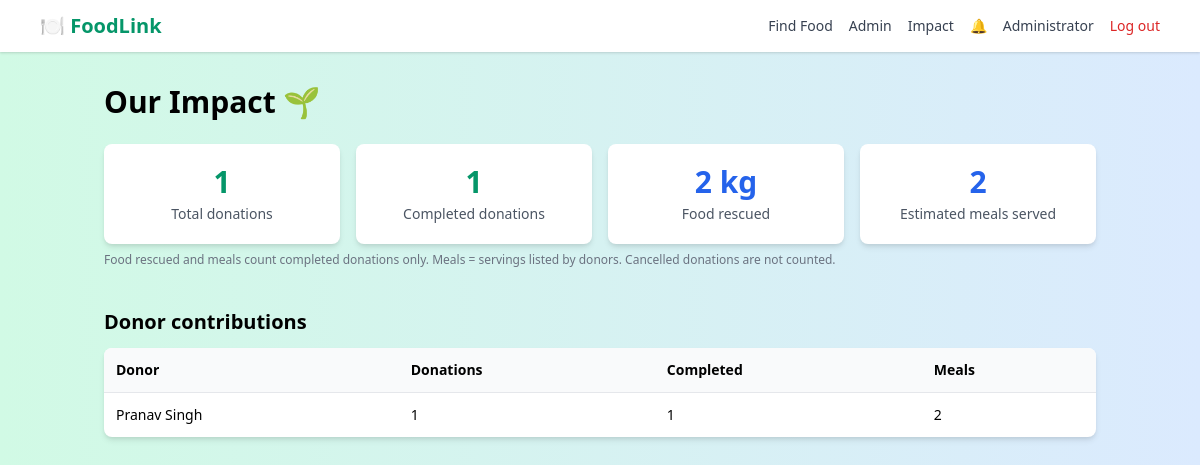
Page /impact (signed in) on the committed database.
### tables this page shows
CREATE TABLE users (
    id INTEGER PRIMARY KEY AUTOINCREMENT,
    role TEXT NOT NULL CHECK (role IN ('donor','ngo','admin')),
    name TEXT NOT NULL,
    email TEXT NOT NULL UNIQUE,
    password_hash TEXT NOT NULL,
    phone TEXT, address TEXT, lat REAL, lng REAL,
    reg_number TEXT,
    ngo_darpan_id TEXT,
    verification_doc TEXT,
    verification_doc_name TEXT,
    ngo_status TEXT CHECK (ngo_status IN ('PENDING','APPROVED','REJECTED')),
    is_verified INTEGER NOT NULL DEFAULT 0,
    account_status TEXT NOT NULL DEFAULT 'active' CHECK (account_status IN ('active','suspended','removed')),
    email_verified INTEGER NOT NULL DEFAULT 0,
    created_at TEXT NOT NULL
);

### app.py (the view)
@app.route('/impact')
def impact():
    db = get_db()
    mine = None
    if g.user and g.user['role'] == 'donor':
        mine = impact_stats(donor_id=g.user['id'])
    elif g.user and g.user['role'] == 'ngo':
        mine = impact_stats(ngo_id=g.user['id'])
    donors = []
    if g.user and g.user['role'] == 'admin':
        donors = db.execute(
            "SELECT u.id, u.name, COUNT(d.id) AS total, COALESCE(SUM(d.status = 'COMPLETED'), 0) AS completed, "
            "COALESCE(SUM(CASE WHEN d.status = 'COMPLETED' THEN d.servings END), 0) AS meals "
            "FROM users u JOIN donations d ON d.donor_id = u.id AND d.status != 'CANCELLED' WHERE u.role = 'donor' "
            "GROUP BY u.id ORDER BY completed DESC, total DESC LIMIT 50").fetchall()
    return render_template('templates/impact.html', stats=impact_stats(), mine=mine, donors=donors)

### app.py (called while the page is built)
def get_db():
    if 'db' not in g:
        g.db = sqlite3.connect(app.config['DATABASE'])
        g.db.row_factory = sqlite3.Row
        g.db.execute('PRAGMA foreign_keys = ON')
    return g.db

def now_utc():
    return datetime.now(timezone.utc).replace(tzinfo=None, microsecond=0)

def fmt(dt):
    return dt.strftime('%Y-%m-%d %H:%M:%S')

def utcnow_str():
    return fmt(now_utc())

def csrf_token():
    if 'csrf_token' not in session:
        session['csrf_token'] = secrets.token_urlsafe(24)
    return session['csrf_token']

@app.before_request
def before():
    if request.endpoint == 'static':
        return
    g.user = None
    uid = session.get('uid')
    if uid:
        u = get_db().execute('SELECT * FROM users WHERE id = ?', (uid,)).fetchone()
        if u and u['account_status'] == 'active':
            g.user = u
        else:
            session.clear()
    if request.method in ('POST', 'PUT', 'PATCH', 'DELETE'):
        sent, expected = request.form.get('csrf_token', ''), session.get('csrf_token', '')
        if not expected or not hmac.compare_digest(sent, expected):
            abort(400, 'Your session expired or the form was invalid. Go back, refresh the page and try again.')
    run_maintenance()

@app.after_request
def security_headers(resp):
    resp.headers.setdefault('X-Content-Type-Options', 'nosniff')
    resp.headers.setdefault('X-Frame-Options', 'SAMEORIGIN')
    resp.headers.setdefault('Referrer-Policy', 'same-origin')
    return resp

@app.context_processor
def inject_user_context():
    unread = 0
    if g.get('user'):
        unread = get_db().execute('SELECT COUNT(*) FROM notifications WHERE user_id = ? AND is_read = 0',
                                  (g.user['id'],)).fetchone()[0]
    return {'unread_count': unread}

### templates/impact.html (shortened to what this page needs)
{% extends 'templates/base.html' %}
{% block body_class %}bg-gradient-to-r from-green-100 to-blue-100{% endblock %}
{% block main_class %}max-w-5xl mx-auto py-8 px-4{% endblock %}
{% macro tile(label, value, color='text-green-600') %}
<div class="bg-white rounded-lg shadow-md p-5 text-center">
    <p class="text-3xl font-bold {{ color }}">{{ value }}</p>
    <p class="text-sm text-gray-600 mt-1">{{ label }}</p>
</div>
{% endmacro %}
{% block content %}
    <h1 class="text-3xl font-bold mb-6">Our Impact 🌱</h1>
    <div class="grid grid-cols-2 md:grid-cols-4 gap-4">
        {{ tile('Total donations', stats.total) }}
        {{ tile('Completed donations', stats.completed) }}
        {{ tile('Food rescued', stats.quantity, 'text-blue-600') }}
        {{ tile('Estimated meals served', stats.meals, 'text-blue-600') }}
    </div>
    <p class="text-xs text-gray-500 mt-2">Food rescued and meals count completed donations only. Meals = servings listed by donors. Cancelled donations are not counted.</p>
    {% if g.user and g.user.role == 'admin' %}
    <h2 class="text-xl font-semibold mt-10 mb-3">Donor contributions</h2>
    {% if donors %}
    <div class="bg-white rounded-lg shadow-md overflow-x-auto">
        <table class="w-full text-sm">
            <thead class="bg-gray-50 text-left"><tr><th class="p-3">Donor</th><th class="p-3">Donations</th><th class="p-3">Completed</th><th class="p-3">Meals</th></tr></thead>
            <tbody>{% for d in donors %}<tr class="border-t"><td class="p-3">{{ d.name }}</td><td class="p-3">{{ d.total }}</td><td class="p-3">{{ d.completed }}</td><td class="p-3">{{ d.meals }}</td></tr>{% endfor %}</tbody>
        </table>
    </div>
    {% else %}<p class="text-gray-600">No donations yet.</p>{% endif %}
    {% elif not g.user %}
    <p class="mt-10 text-gray-700"><a href="/login" class="text-green-700 underline">Log in</a> to see your own contribution.</p>
    {% endif %}
{% endblock %}

### templates/base.html (shortened to what this page needs)
<!DOCTYPE html>
<html lang="en">
<head>
    <link href="https://cdn.jsdelivr.net/npm/tailwindcss@2.2.19/dist/tailwind.min.css" rel="stylesheet">
</head>
<body class="min-h-screen {% block body_class %}bg-green-100{% endblock %}">
<nav class="bg-white shadow">
    <div class="max-w-6xl mx-auto px-4 py-3 flex flex-wrap items-center justify-between">
        <a href="/" class="text-xl font-bold text-green-600">🍽️ FoodLink</a>
        <div class="flex flex-wrap items-center gap-x-4 gap-y-2 text-sm text-gray-700">
            <a href="/find" class="hover:text-green-600">Find Food</a>
            {% if g.user and g.user.role == 'donor' %}
                <a href="/post" class="hover:text-green-600">Post Food</a>
                <a href="/my/donations" class="hover:text-green-600">My Donations</a>
            {% elif g.user and g.user.role == 'ngo' %}
                <a href="/my/requests" class="hover:text-green-600">My Requests</a>
            {% elif g.user and g.user.role == 'admin' %}
                <a href="/admin" class="hover:text-green-600">Admin</a>
            {% endif %}
            <a href="/impact" class="hover:text-green-600">Impact</a>
            {% if g.user %}
                <a href="/notifications" class="hover:text-green-600" title="Notifications">🔔{% if unread_count %}<span class="ml-1 bg-red-500 text-white text-xs rounded-full px-2 py-0.5">{{ unread_count }}</span>{% endif %}</a>
                <a href="/profile" class="hover:text-green-600">{{ g.user.name }}</a>
                <form method="POST" action="/logout" class="inline">
                    <button type="submit" class="text-red-600 hover:underline">Log out</button>
                </form>
            {% else %}
                <a href="/login" class="hover:text-green-600">Log in</a>
                <a href="/signup" class="bg-green-500 text-white px-3 py-1 rounded-full hover:bg-green-600">Sign up</a>
            {% endif %}
        </div>
    </div>
</nav>
<main class="{% block main_class %}{% endblock %}"{% block main_attrs %}{% endblock %}>
{% block content %}{% endblock %}
</main>
</body>
</html>

### rows in the picture
users: user.name "Administrator"
users: name "Pranav Singh", total "1", completed "1", meals "2"

### other values in the picture
{{ value }} "1 1 2 kg 2"
{{ label }} "Total donations Completed donations Food rescued Estimated meals served"
